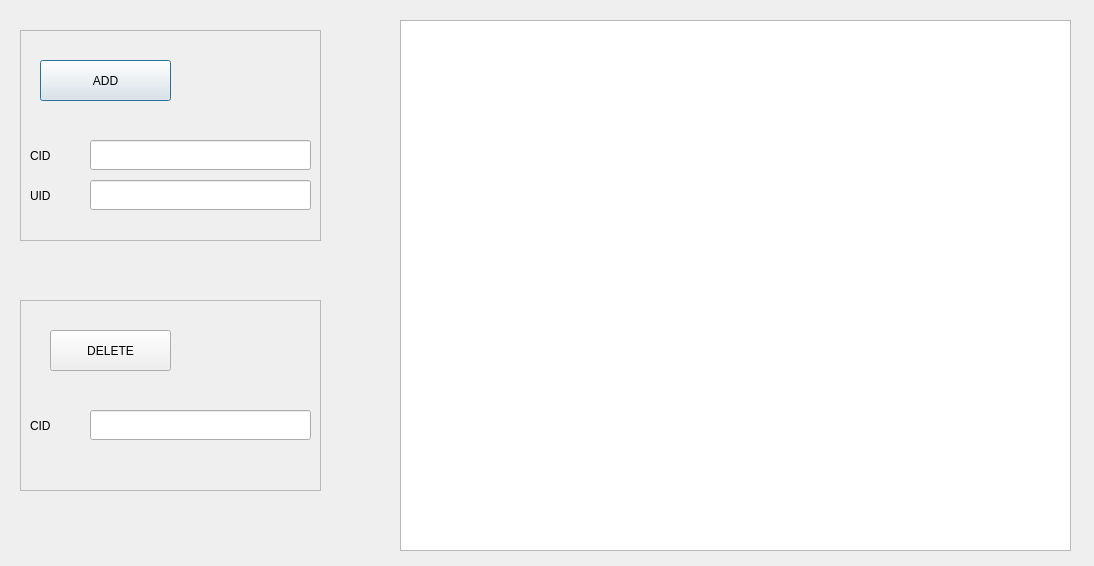
<?xml version="1.0" encoding="UTF-8"?>
<ui version="4.0">
 <class>dcard</class>
 <widget class="QDialog" name="dcard">
  <property name="geometry">
   <rect>
    <x>0</x>
    <y>0</y>
    <width>1094</width>
    <height>566</height>
   </rect>
  </property>
  <property name="windowTitle">
   <string>Dialog</string>
  </property>
  <widget class="QFrame" name="frame">
   <property name="geometry">
    <rect>
     <x>20</x>
     <y>30</y>
     <width>301</width>
     <height>211</height>
    </rect>
   </property>
   <property name="frameShape">
    <enum>QFrame::StyledPanel</enum>
   </property>
   <property name="frameShadow">
    <enum>QFrame::Raised</enum>
   </property>
   <widget class="QPushButton" name="btnAdd">
    <property name="geometry">
     <rect>
      <x>20</x>
      <y>30</y>
      <width>131</width>
      <height>41</height>
     </rect>
    </property>
    <property name="text">
     <string>ADD</string>
    </property>
   </widget>
   <widget class="QLineEdit" name="leCID">
    <property name="geometry">
     <rect>
      <x>70</x>
      <y>110</y>
      <width>221</width>
      <height>30</height>
     </rect>
    </property>
   </widget>
   <widget class="QLineEdit" name="leUID">
    <property name="geometry">
     <rect>
      <x>70</x>
      <y>150</y>
      <width>221</width>
      <height>30</height>
     </rect>
    </property>
   </widget>
   <widget class="QLabel" name="label">
    <property name="geometry">
     <rect>
      <x>10</x>
      <y>110</y>
      <width>51</width>
      <height>31</height>
     </rect>
    </property>
    <property name="text">
     <string>CID</string>
    </property>
   </widget>
   <widget class="QLabel" name="label_2">
    <property name="geometry">
     <rect>
      <x>10</x>
      <y>150</y>
      <width>51</width>
      <height>31</height>
     </rect>
    </property>
    <property name="text">
     <string>UID</string>
    </property>
   </widget>
  </widget>
  <widget class="QTableView" name="tableView">
   <property name="geometry">
    <rect>
     <x>400</x>
     <y>20</y>
     <width>671</width>
     <height>531</height>
    </rect>
   </property>
  </widget>
  <widget class="QFrame" name="frame_2">
   <property name="geometry">
    <rect>
     <x>20</x>
     <y>300</y>
     <width>301</width>
     <height>191</height>
    </rect>
   </property>
   <property name="frameShape">
    <enum>QFrame::StyledPanel</enum>
   </property>
   <property name="frameShadow">
    <enum>QFrame::Raised</enum>
   </property>
   <widget class="QPushButton" name="btnDel">
    <property name="geometry">
     <rect>
      <x>30</x>
      <y>30</y>
      <width>121</width>
      <height>41</height>
     </rect>
    </property>
    <property name="text">
     <string>DELETE</string>
    </property>
   </widget>
   <widget class="QLabel" name="label_3">
    <property name="geometry">
     <rect>
      <x>10</x>
      <y>110</y>
      <width>51</width>
      <height>31</height>
     </rect>
    </property>
    <property name="text">
     <string>CID</string>
    </property>
   </widget>
   <widget class="QLineEdit" name="ledelete">
    <property name="geometry">
     <rect>
      <x>70</x>
      <y>110</y>
      <width>221</width>
      <height>30</height>
     </rect>
    </property>
   </widget>
  </widget>
 </widget>
 <resources/>
 <connections/>
</ui>
